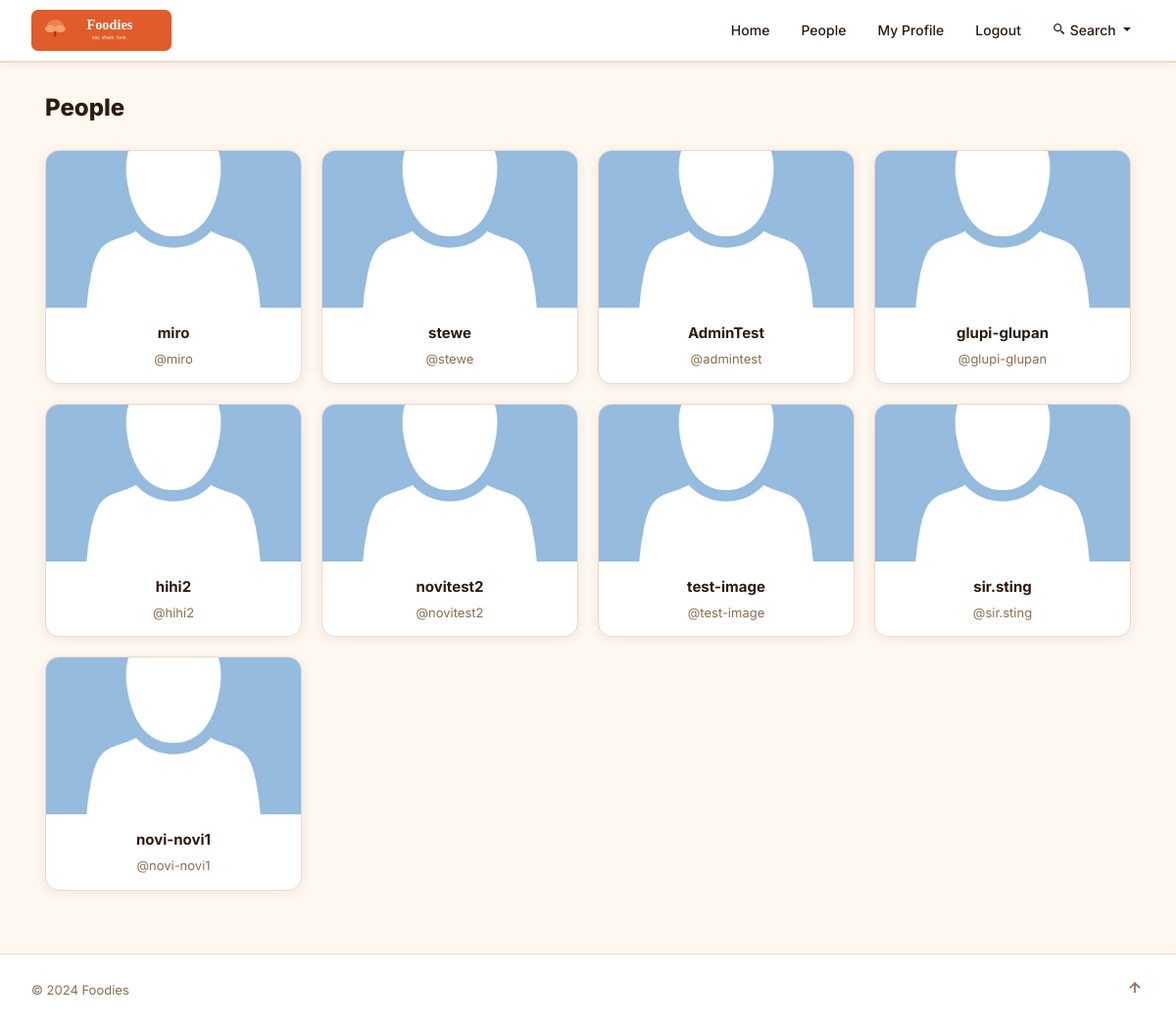
/profile_list/ (signed in), run on an earlier commit of the app's database.
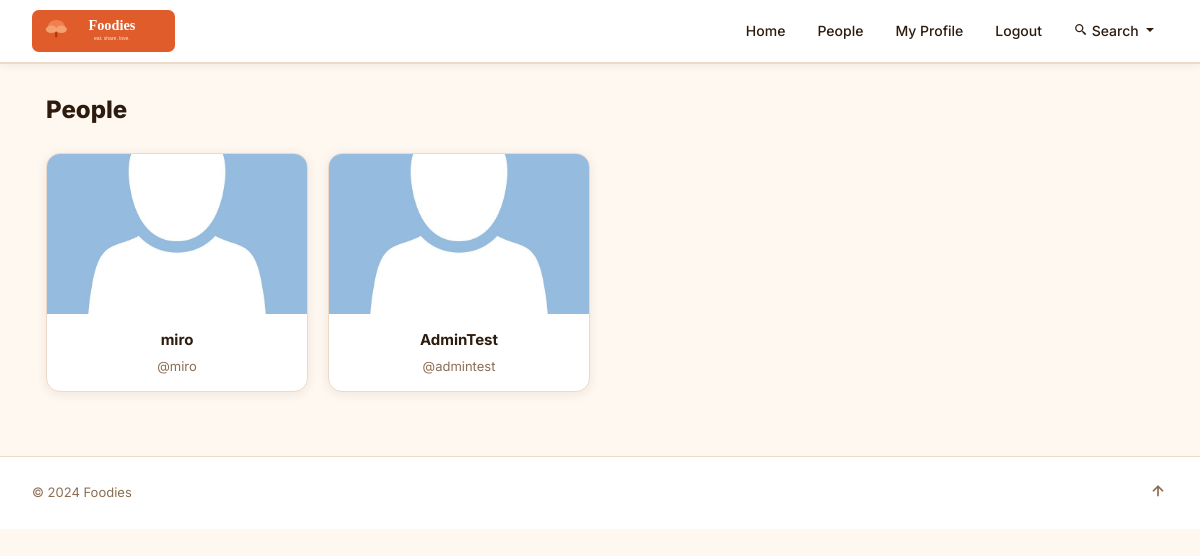
And on a later commit of the database.
### blog/models.py (models this page shows, shortened)
class Profile(models.Model):
    user = models.OneToOneField(User, on_delete=models.CASCADE)
    follows = models.ManyToManyField("self",
        related_name="followed_by",
        symmetrical=False,
        blank=True)
    profile_image = models.ImageField(upload_to='profiles/', null=True, blank=True)
    date_modified = models.DateTimeField(auto_now=True )
    profile_bio = models.TextField(null=True, blank=True, max_length=500)
    facebook_link = models.CharField(null=True, blank=True, max_length=100)
    homepage_link = models.CharField(null=True, blank=True, max_length=100)
    instagram_link = models.CharField(null=True, blank=True, max_length=100)
    linkedin_link = models.CharField(null=True, blank=True, max_length=100)

### blog/views.py (the view)
# urls.py: path('profile_list/',views.profile_list, name='profile_list'),
def profile_list(request):
    if request.user.is_authenticated:
       profiles = Profile.objects.exclude(user=request.user)
       return render(request, 'blog/profile_list.html', {"profiles":profiles})
    else:
        messages.success(request,("You Must Be Logged In To Viwe This Page...") )
        return redirect('blog-home')

### blog/templates/blog/profile_list.html (shortened to what this page needs)
{% extends "blog/base.html" %}
{% load static %}
{% block content %}
<div class="page-container">
  <h1 class="page-title">People</h1>
  {% if profiles %}
  <div class="profiles-grid">
    {% for profile in profiles %}
    <a href="{% url 'profile' profile.user.id %}" style="text-decoration:none;color:inherit;">
      <div class="profile-list-card">
        {% if profile.profile_image %}
          <img src="{{ profile.profile_image.url }}"
               class="profile-list-card__img" alt="{{ profile.user.username }}">
        {% else %}
          <img src="{% static 'images/default.jpg' %}"
               class="profile-list-card__img" alt="Default avatar">
        {% endif %}
        <div class="profile-list-card__body">
          <p class="profile-list-card__name">{{ profile.user.username }}</p>
          <p style="color:var(--muted);font-size:13px;margin:0;">@{{ profile.user.username|lower }}</p>
        </div>
      </div>
    </a>
    {% endfor %}
  </div>
  {% else %}
    <p style="color:var(--muted);">No other users yet.</p>
  {% endif %}
</div>
{% endblock content %}

What changed in the data, as far as the page shows it:
removed Profile: user.username "stewe"
removed Profile: user.username "glupi-glupan"
removed Profile: user.username "hihi2"
removed Profile: user.username "novitest2"
removed Profile: user.username "test-image"
removed Profile: user.username "sir.sting"
removed Profile: user.username "novi-novi1"
